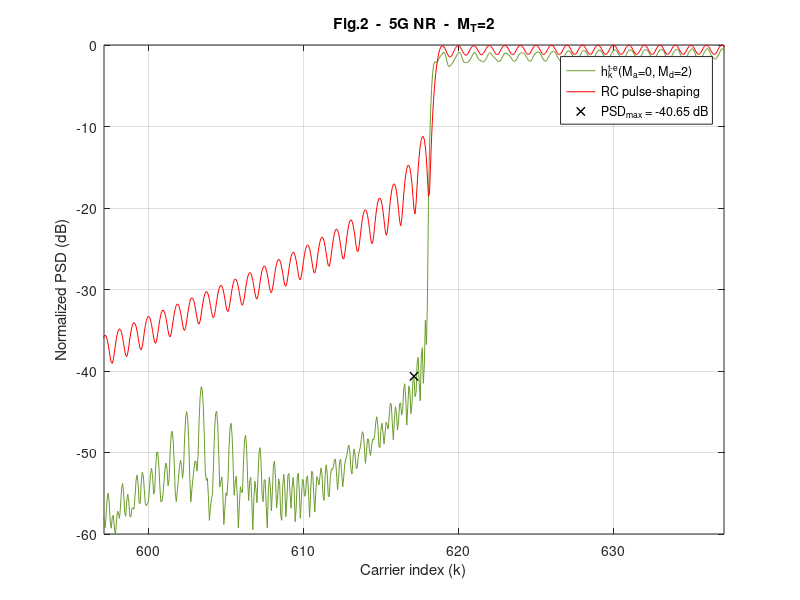

Reproduce this figure in MATLAB. (Note: this script raises an error after producing the figure.)
clear,
%% %%%%%%%%%%%%%%%%%%%%%%%%%%%%%%%%%%%%%%%%%%%%%%%%%%%%%%%%%%
% %                 LOAD THE PARAMETERS                   % %
%%%%%%%%%%%%%%%%%%%%%%%%%%%%%%%%%%%%%%%%%%%%%%%%%%%%%%%%%% %%
addpath('../../data/Fig2')
load('Fig2_Parameters_for_5G_NR_Ma_0_Md_2.mat');

Fsob = OFDM_param.Fsob; % Upsampling factor 
% Upsample in time-domain
N = OFDM_param.N*Fsob;
Ngi = OFDM_param.Ngi*Fsob;
b = (OFDM_param.b+1)*Fsob-1;
L = OFDM_param.L*Fsob;
Ms = OFDM_param.Ms;
g = OFDM_param.g;
us = OFDM_param.us;
ue = OFDM_param.ue;

ur = us + ue;

Pd = GenPulse_param.Pd;
Pd_todas = GenPulse_param.Pd_todas;
Paic = GenPulse_param.Paic;
Ptk = GenPulse_param.Ptk;
R_aic = GenPulse_param.R_aic;
R_tk = GenPulse_param.R_tk;
NexTemp_a = GenPulse_param.NexTemp_a;
NexTemp_d = GenPulse_param.NexTemp_d;
cell_coef_lim = GenPulse_param.cell_coef_lim;



%% %%%%%%%%%%%%%%%%%%%%%%%%%%%%%%%%%%%%%%%%%%%%%%%%%%%%%%%%%%
%            OBTAIN THE PULSES IN THE SCENARIO            % %
%%%%%%%%%%%%%%%%%%%%%%%%%%%%%%%%%%%%%%%%%%%%%%%%%%%%%%%%%% %%

h_k = zeros((NexTemp_a+NexTemp_d+1)*L+b, N); % Matrix containing the proposed pulses
vn=(0:L+b-1)'-Ngi;  % Dicrete time axis vector

aic_k = zeros((NexTemp_a+NexTemp_d+1)*L+b, N);  % Matrix containing the AIC term
t_k = zeros((NexTemp_a+NexTemp_d+1)*L+b, N);    % Matrix containing the AST term

% Obtain h_k for every data carrier
for ind_k = 1:length(Pd)

    % % AIC terms
    %%%%%%%%%%%%%%%%%%%%%%%%%%%%%%%%%%
    % Central term
    Pc = exp(1j*2*pi/N*repmat(vn,1,length(Paic{ind_k})).*repmat(Paic{ind_k}.',length(vn),1)).*repmat(g.',1,length(Paic{ind_k}));
    % Advanced and delayed terms
    for ind_m = -NexTemp_a:NexTemp_d
        if ind_m ~= 0 % Skip the central term
            Pc = [Pc, exp(1j*2*pi/N*repmat(vn,1,length(Paic{ind_k})).*repmat(Paic{ind_k}.',length(vn),1)).*repmat(g.',1,length(Paic{ind_k}))]; % Concatenamos las columnas de los tonos AIC de los Ma+Md+1 pulsos
        end
    end

    aic_temp = Pc*diag(R_aic{ind_k});
    aic_k((NexTemp_a*L+1):(NexTemp_a+1)*L+b,Pd(ind_k)+N/2+1) = sum(aic_temp(:,1:length(Paic{ind_k})),2);    % CENTRAL TERM
    
    m_temp = 0;
    for ind_m = -NexTemp_a:NexTemp_d;                                                                       % ADVANCED AND DELAYED TERMS
        if ind_m ~= 0 % Skip the central terms
            aic_k(((NexTemp_a+ind_m)*L+1):((NexTemp_a+ind_m+1)*L+b),Pd(ind_k)+N/2+1) = aic_k(((NexTemp_a+ind_m)*L+1):((NexTemp_a+ind_m+1)*L+b),Pd(ind_k)+N/2+1) + sum(aic_temp(:,(length(Paic{ind_k})*(1+m_temp)) + (1:length(Paic{ind_k}))),2);
            m_temp = m_temp+1;
        end
    end
    
    % % AST terms
    %%%%%%%%%%%%%%%%%%%%%%%%%%%%%%%%%%
    % Central term
    Ts = exp(1j*2*pi/N*repmat(vn,1,length(Ptk{ind_k})).*repmat(Ptk{ind_k}.',length(vn),1)).*repmat(us.',1,length(Ptk{ind_k}));
    Te = exp(1j*2*pi/N*repmat(vn,1,length(Ptk{ind_k})).*repmat(Ptk{ind_k}.',length(vn),1)).*repmat(ue.',1,length(Ptk{ind_k}));
    T = [Ts, Te];
    
    % Advanced and delayed terms
    for ind_m = -NexTemp_a:-1;
        T = [T, Ts];
    end
    for ind_m=1:NexTemp_d;
        T = [T, Te];
    end
    t_k_temp = T*diag(R_tk{ind_k});

    t_k(((NexTemp_a)*L+1):((NexTemp_a+1))*L+b,Pd(ind_k)+N/2+1) = sum(t_k_temp(:,1:2*length(Ptk{ind_k})),2);

    m_temp = 0;
    for ind_m = -NexTemp_a:-1;
            t_k(((NexTemp_a+ind_m)*L+1):(NexTemp_a+ind_m+1)*L+b,Pd(ind_k)+N/2+1) = t_k(((NexTemp_a+ind_m)*L+1):(NexTemp_a+ind_m+1)*L+b,Pd(ind_k)+N/2+1) + sum(t_k_temp(:,(2*length(Ptk{ind_k})+m_temp*length(Ptk{ind_k})) + (1:length(Ptk{ind_k}))),2);
            m_temp = m_temp + 1;
    end
    for ind_m = 1:NexTemp_d;
            t_k(((NexTemp_a+ind_m)*L+1):(NexTemp_a+ind_m+1)*L+b,Pd(ind_k)+N/2+1) = t_k(((NexTemp_a+ind_m)*L+1):(NexTemp_a+ind_m+1)*L+b,Pd(ind_k)+N/2+1) + sum(t_k_temp(:,(2*length(Ptk{ind_k})+m_temp*length(Ptk{ind_k})) + (1:length(Ptk{ind_k}))),2);
            m_temp = m_temp + 1;
    end
end

h_k = aic_k + t_k;

p_k_conv = exp(1j*(2*pi/N)*repmat(vn,1,length(Pd_todas)).*repmat(Pd_todas.',length(vn),1)).*repmat(g.',1,length(Pd_todas));

h_k(NexTemp_a*L + (1:L+b),Pd_todas+N/2+1) = h_k(NexTemp_a*L + (1:L+b),Pd_todas+N/2+1) + p_k_conv;


%% %%%%%%%%%%%%%%%%%%%%%%%%%%%%%%%%%%%%%%%%%%%%%%%%%%%%%%%%%%
% %     REPRESENTATION OF THE PULSES IN THE SCENARIO      % %
%%%%%%%%%%%%%%%%%%%%%%%%%%%%%%%%%%%%%%%%%%%%%%%%%%%%%%%%%% %%

% Obtain the PSD
H_k = fft(h_k,N*Ms);
P_k = fft(p_k_conv,N*Ms);

psd_H = fftshift(sum(abs(H_k).^2,2));
psd_P = fftshift(sum(abs(P_k).^2,2));

x = (-N*Ms/2:N*Ms/2-1)/(Ms);
indices = find(ismember(x,[-N/2,N/2-1]));
indices = indices(1):1:indices(2);

x = x+N/2;
y_h = 10*log10(psd_H/max(psd_H));
y_p = 10*log10(psd_P/max(psd_P));

PSD_max = max(max(y_h(find(x>Pd_todas(end)+N/2+1.67))), max(y_h(find(x<Pd_todas(1)+N/2-1.67)))); %% PSD_MAX IS SOUGHT BEYOND THE 0.67 SCS GUARD BAND THAT IS LEFT BY EACH SIDE
x_PSD_max = x(find(y_h==PSD_max));

% Fig 2 (ITU-T Rec. G9960 Ma=0,Md=2)
figure,
plot(x(indices),y_h(indices), 'DisplayName', 'h_k^{t-e}(M_a=0, M_d=2)', 'Color', "#6B9B2B"); hold on; grid on;
plot(x(indices),y_p(indices), 'DisplayName', 'RC pulse-shaping', 'Color', 'r');
plot(x_PSD_max, PSD_max, 'Marker', 'x', 'Color', 'k', 'LineStyle', 'none','LineWidth',1, 'DisplayName', ['PSD_{max} = ', num2str(PSD_max, '%.2f'), ' dB'])
xlabel('Carrier index (k)'); ylabel('Normalized PSD (dB)'); legend('show')
xlim(x_PSD_max+[-20,20]); ylim([-60,0])
title(sprintf('Fig.2  -  5G NR  -  M_T=%d', NexTemp_a+NexTemp_d))

%% %%%%%%%%%%%%%%%%%%%%%%%%%%%%
% %     CLARIFYING NOTE     % %
%%%%%%%%%%%%%%%%%%%%%%%%%%%% %%

NOTE = ['NOTE: The maximum number of RB that can be used in a 5 MHz channel is 25, which is equivalent to 4.5 MHz (SCS = 15 kHz).',...
    ' That leaves a 500 kHz guard band, 250 kHz by each side of the transmission band.',...
    ' If this guard band is reduced by repurposing those carriers that were previously assigned to it for data transmission, it can be reduced by up to 16 subcarriers, leaving a residual guard band 10 kHz wide (2/3 of an SCS).',...
    ' Hence, the PSD peak can be sought beyond that guard band, which is 1.67 SCS beyond the outermost transmitting subcarrier by each end of the passband.'];
wrapped_NOTE = textwrap({NOTE}, 70);
disp('##################################################################################')
fprintf('\n')
disp(wrapped_NOTE)
disp('##################################################################################')